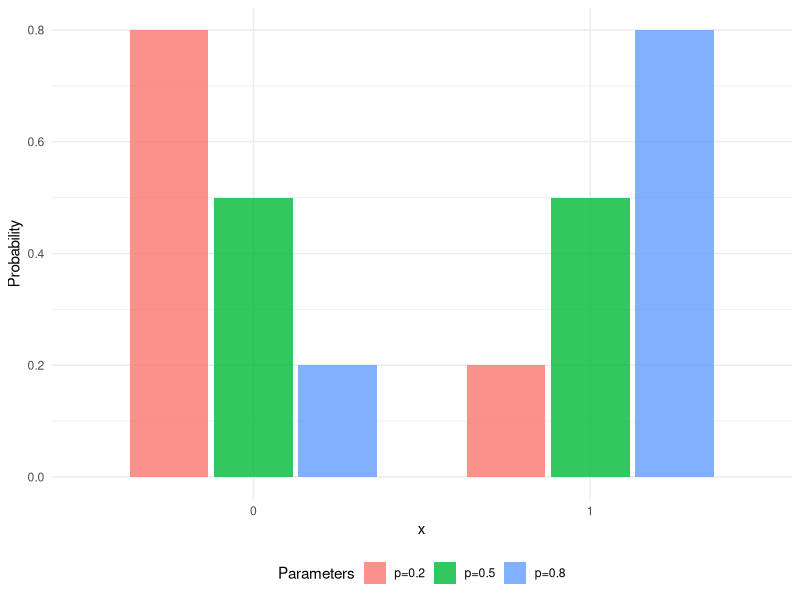

This figure's R source:
## ---- chunk 1
#| eval: true
#| echo: false
#| warning: false
#| label: fig-Bernoulli_Distribution
#| fig-cap: Bernoulli distribution.
# Packages
library(ggplot2)
library(dplyr)

# Plot
p_values <- c(0.2, 0.5, 0.8)

bernoulli_df <- do.call(
  dplyr::bind_rows,
  lapply(p_values, function(p) {
    data.frame(
      x = factor(c(0, 1), levels = c(0, 1)),
      prob = c(1 - p, p),
      p = paste0("p=", p)
    )
  })
)

ggplot2::ggplot(bernoulli_df, ggplot2::aes(x = x, y = prob, fill = p)) +
  ggplot2::geom_col(
    position = ggplot2::position_dodge(width = 0.75),
    width = 0.7,
    alpha = 0.8
  ) +
  ggplot2::labs(fill = "Parameters") +
  ggplot2::ylab("Probability") +
  ggplot2::xlab("x") +
  ggplot2::theme_minimal() +
  ggplot2::theme(legend.position = "bottom")
